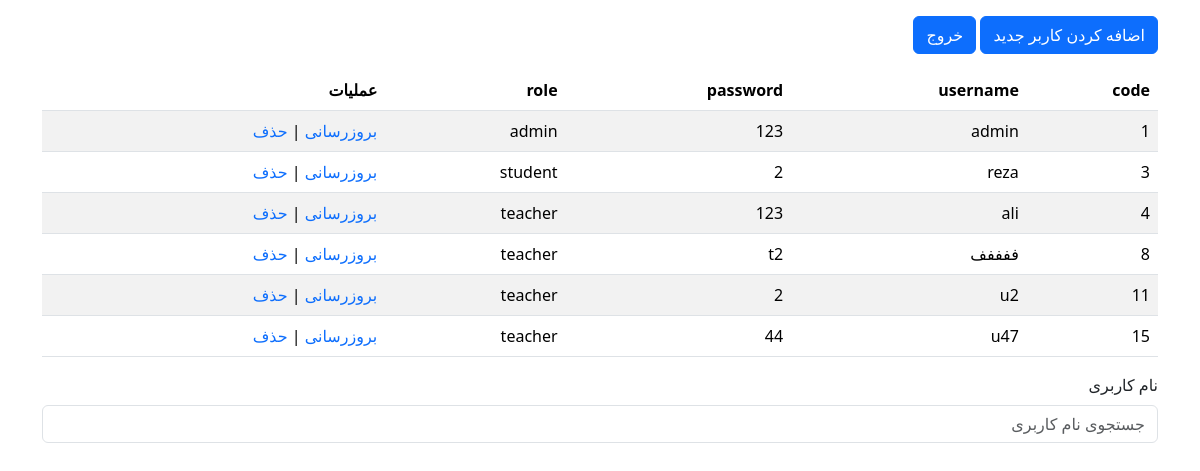
/admin/user-list.php (signed in), run on an earlier commit of the app's database.
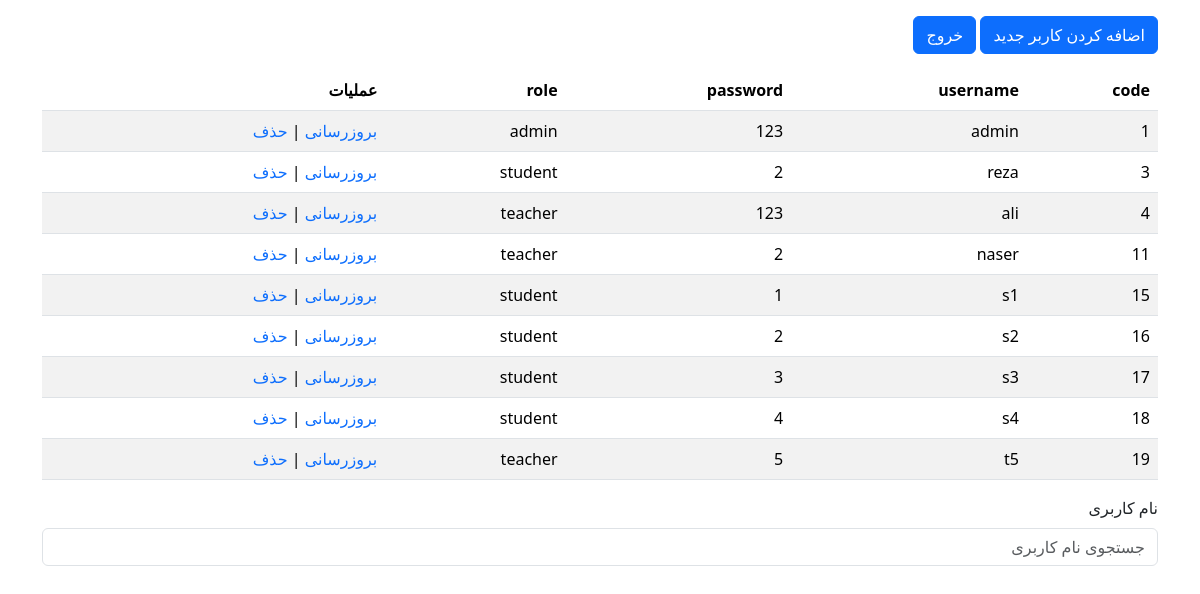
And on a later commit of the database.
### tables this page shows
CREATE TABLE `user` (
  `user_code` int(11) NOT NULL,
  `username` varchar(50) NOT NULL,
  `password` varchar(50) NOT NULL,
  `role` varchar(50) NOT NULL
);

### admin/user-list.php (the view, shortened to what this page needs)
<!doctype html>
<html lang="en">
<head>
    <link rel="stylesheet" href="../assets/bootstrap-5.3.3-dist/css/bootstrap.rtl.min.css">
    <link rel="stylesheet" href="../assets/style.css">
</head>
<body>
<div class="container">
    <?php
    $user = $_SESSION["user_logged"];
    if($user["role"]  == "student"){
        ?>
        <div class="alert alert-danger" role="alert">
           شما مجوز ورود به این صفحه را ندارید .
            <a href="../login.html" class="alert-link">صفحه ی ورود</a>
        </div>
    <?php
    }
else{
    ?>
    <div class="mb-3 mt-3">
        <a href="user-managment-adduser.php" class="btn btn-primary">اضافه کردن کاربر جدید</a>
        <a href="../logout.php" class="btn btn-primary">خروج</a>
    </div>
    <table class="table table-striped">
        <thead>
        <tr>
            <th scope="col">code</th>
            <th scope="col">username</th>
            <th scope="col">password</th>
            <th scope="col">role</th>
            <th scope="col">عملیات</th>
        </tr>
        </thead>
        <tbody>
        <?php
        $conn = (new my_database())->connection_database;
        if (isset($_GET["username"])) {
            $search_username = $_GET["username"];
            $sql = "SELECT * FROM `user` WHERE `username` LIKE '%$search_username%'";
        } else {
            $sql = "SELECT * FROM `user`";
        }
        $result = $conn->query($sql);
        if ($result->num_rows > 0) {
            while ($row = $result->fetch_assoc()) {
                $user_code = $row["user_code"];
                echo " <tr>
        <td >" . $row["user_code"] . "</td>
        <td>" . $row["username"] . "</td>
        <td>" . $row["password"] . "</td>
        <td>" . $row["role"] . "</td>
        <td>
        <a href=\"user-managment-update.php?user_code=$user_code\">
        بروزرسانی
        </a>
        |
        <a href=\"user-managment-delete.php?user_code=$user_code\" class=''>
        حذف
        </a>
</td>
    </tr>";
            }
        } else {
            echo "0 results";
        }
        ?>
        </tbody>
    </table>
    <form action="" method="get">
        <div class="mb-3 mt-3">
            <label for="username" class="form-label">نام کاربری</label>
            <input type="search" class="form-control" id="username" placeholder="جستجوی نام کاربری" name="username"
                   value="">
        </div>
    </form>
    <?php
}
    ?>
</div>
</body>
</html>

### assets/style.css (style rules this page uses)
body { direction: rtl; }
a { text-decoration: none; }

What changed in the data, as far as the page shows it:
removed user: user_code "8", username "ففففف", password "t2", role "teacher"
changed user id 11: username "u2" → "naser"
changed user id 15: username "u47" → "s1"; password "44" → "1"; role "teacher" → "student"
added user: user_code "16", username "s2", password "2", role "student"
added user: user_code "17", username "s3", password "3", role "student"
added user: user_code "18", username "s4", password "4", role "student"
added user: user_code "19", username "t5", password "5", role "teacher"
